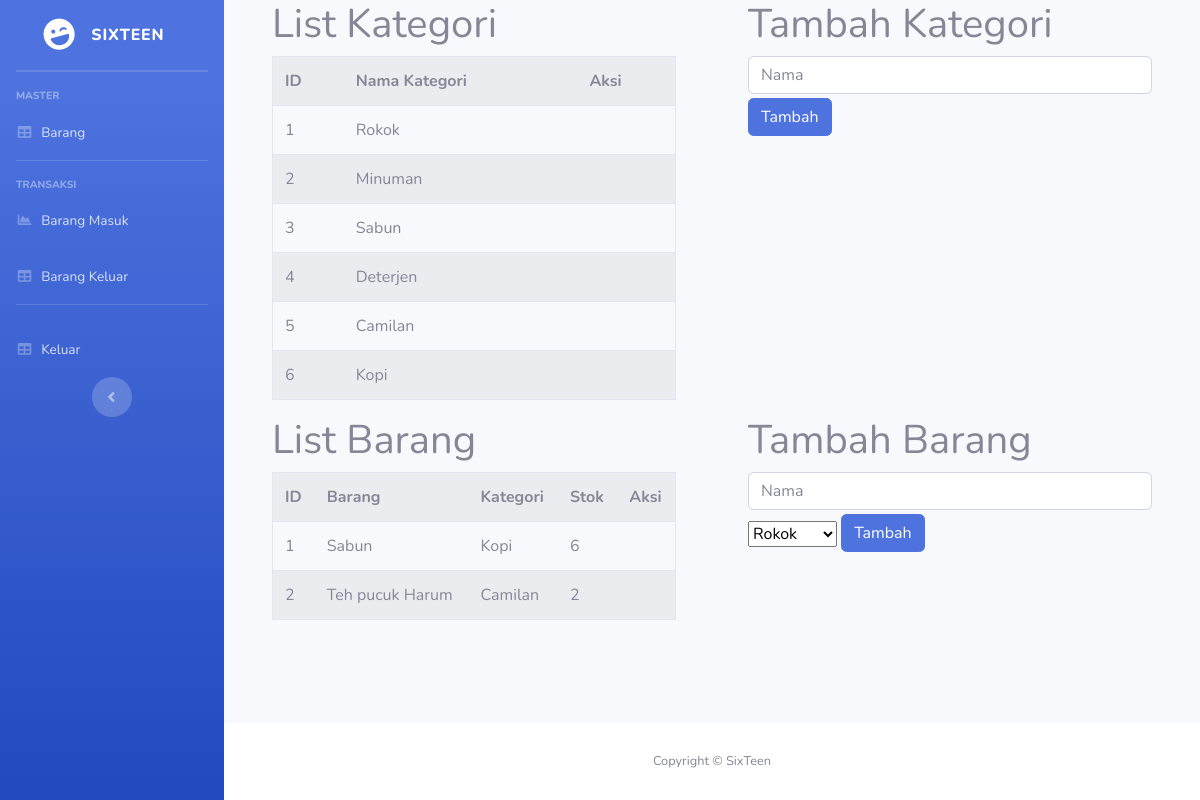
/dashboard.php (signed in), run on the app's committed database.
### tables this page shows
CREATE TABLE `kategori` (
  `id` int(11) NOT NULL,
  `nama` varchar(255) NOT NULL,
  `status` int(11) NOT NULL DEFAULT 1
);

CREATE TABLE `barang` (
  `id` int(11) NOT NULL,
  `id_kategori` int(11) NOT NULL,
  `nama` varchar(255) NOT NULL,
  `stok` int(11) NOT NULL DEFAULT 0,
  `status` int(11) NOT NULL DEFAULT 1
);

### dashboard.php (the view, shortened to what this page needs)
<!DOCTYPE html>
<html lang="en">
<?php
        include_once('conn.php');
    ?>
<head>
    <link href="vendor/fontawesome-free/css/all.min.css" rel="stylesheet" type="text/css">
    <link href="css/sb-admin-2.min.css" rel="stylesheet">
</head>
<body id="page-top">
    <div id="wrapper">
        <ul class="navbar-nav bg-gradient-primary sidebar sidebar-dark accordion" id="accordionSidebar">
            <a class="sidebar-brand d-flex align-items-center justify-content-center" href="index.php">
                <div class="sidebar-brand-icon rotate-n-15">
                    <i class="fas fa-laugh-wink"></i>
                </div>
                <div class="sidebar-brand-text mx-3">SixTeen<sup></sup></div>
            </a>
            <hr class="sidebar-divider my-0">
            <hr class="sidebar-divider">
            <div class="sidebar-heading">
                Master
            </div>
            <li class="nav-item">
                <a class="nav-link" href="dashboard.php">
                    <i class="fas fa-fw fa-table"></i>
                    <span>Barang</span></a>
            </li>
            <hr class="sidebar-divider">
            <div class="sidebar-heading">
                Transaksi
            </div>
            <li class="nav-item">
                <a class="nav-link" href="masuk.php">
                    <i class="fas fa-fw fa-chart-area"></i>
                    <span>Barang Masuk</span></a>
            </li>
            <li class="nav-item">
                <a class="nav-link" href="keluar.php">
                    <i class="fas fa-fw fa-table"></i>
                    <span>Barang Keluar</span></a>
            </li>
            <hr class="sidebar-divider d-none d-md-block">
            <li class="nav-item">
                <a class="nav-link" href="logout.php">
                    <i class="fas fa-fw fa-table"></i>
                    <span>Keluar</span></a>
            </li>
            <div class="text-center d-none d-md-inline">
                <button class="rounded-circle border-0" id="sidebarToggle"></button>
            </div>
        </ul>
        <div id="content-wrapper" class="d-flex flex-column">
            <div id="content">
                <div class="container-fluid">
                <div class="row">
                <div class="col-6">
                    <div class="container">
                        <div class="h1">List Kategori</div>
                        <table class="table table-striped border" >
                            <th>ID</th>
                            <th>Nama Kategori</th>
                            <th>Aksi</th>
                            <?php
                            $sql_kategori = "SELECT * FROM kategori";
                            $result = mysqli_query($conn, $sql_kategori);
                            while($row = mysqli_fetch_array($result)){
                                ?>
                                <tr>
                                    <td><?php echo $row['id'] ?></td>
                                    <td><?php echo $row['nama']; ?></td>
                                    <td>
                                    </td>
                                </tr>
                               <?php
                            }
                            ?>
                        </table>
                    </div>
                </div>
                <div class="col-6">
                    <div class="container">
                        <div class="h1">Tambah Kategori</div>
                        <form method="POST">
                            <input name="nama" type="text" class="form-control mb-1" placeholder="Nama">
                            <button type="submit" class="btn btn-primary mb-1" name="tambah_kategori">Tambah</button>
                        </form>
                    </div>
                </div>
            </div>
            <div class="row">
                <div class="col-6">
                    <div class="container">
                        <div class="h1">List Barang</div>
                        <table class="table table-striped border" >
                            <th>ID</th>
                            <th>Barang</th>
                            <th>Kategori</th>
                            <th>Stok</th>
                            <th>Aksi</th>
                            <?php
                            $sql_barang =  "SELECT barang.id as id,barang.nama as nama, kategori.nama as kategori, stok FROM barang
                            JOIN kategori on kategori.id = barang.id_kategori";
                            $result = mysqli_query($conn, $sql_barang);
                            while($row = mysqli_fetch_array($result)){
                                ?>
                                <tr>
                                    <td><?php echo $row['id'] ?></td>
                                    <td><?php echo $row['nama']; ?></td>
                                    <td><?php echo $row['kategori']; ?></td>
                                    <td><?php echo $row['stok']; ?></td>
                                    <td>
                                    </td>
                                </tr>
                               <?php
                            }
                            ?>
                        </table>
                    </div>
                </div>
                <div class="col-6">
                    <div class="container">
                        <div class="h1">Tambah Barang</div>
                        <form method="POST">
                            <input name="nama" type="text" class="form-control mb-1" placeholder="Nama">
                            <select name="kategori" class="form-select mb-1">
                            <?php
                            $sql = "SELECT * FROM kategori WHERE status='1'";
                            $result = mysqli_query($conn, $sql);
                            while($row = mysqli_fetch_array($result)){
                                ?>
                                    <option value=<?php echo $row['id'] ?>><?php echo $row['nama']; ?></option>
                                <?php
                            }
                            ?>
                            </select>
                            <button type="submit" class="btn btn-primary mb-1" name="tambah_barang">Tambah</button>
                        </form>
                    </div>
                </div>
            </div>
                </div>
            </div>
            <footer class="sticky-footer bg-white">
                <div class="container my-auto">
                    <div class="copyright text-center my-auto">
                        <span>Copyright &copy; SixTeen</span>
                    </div>
                </div>
            </footer>
        </div>
    </div>
</body>
</html>

### data on the page
kategori: id "1", nama "Rokok"
kategori: id "2", nama "Minuman"
kategori: id "3", nama "Sabun"
kategori: id "4", nama "Deterjen"
kategori: id "5", nama "Camilan"
kategori: id "6", nama "Kopi"
barang: id "1", nama "Sabun", id_kategori.nama "Kopi", stok "6"
barang: id "2", nama "Teh pucuk Harum", id_kategori.nama "Camilan", stok "2"

### other printed values
form field kategori "Rokok"
